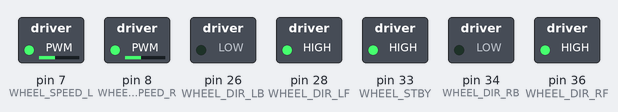
Bench run of a sketch on a simulated Arduino Mega 2560, built with avr-gcc and run on an emulated ATmega2560. On the bench: switched loads named in the sketch (green lamp = pin HIGH). What the sketch prints to the serial monitor is not drawn.

Above: at 0.1 s.
Timing chart, 0 to 1.6 s (numbered marks = the images above):
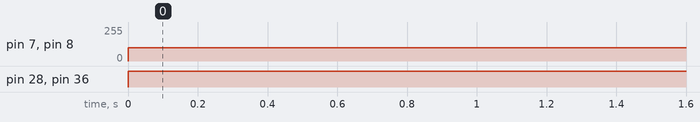

Measured:
- by itself, pin 7 (WHEEL_SPEED_L), pin 8 (WHEEL_SPEED_R): 0/255 → 100/255 at 0.00 s
- by itself, pin 28 (WHEEL_DIR_LF), pin 36 (WHEEL_DIR_RF): LOW → HIGH at 0.00 s

The sketch:

WheelTest.ino
```cpp
// Wheels
const int WHEEL_DIR_LB = 26;
const int WHEEL_DIR_LF = 28;
const int WHEEL_DIR_RB = 34;
const int WHEEL_DIR_RF = 36;

const int WHEEL_SPEED_L = 7;
const int WHEEL_SPEED_R = 8;

const int WHEEL_STBY = 33;


void leftDrive(int speed) {
  // HIGH-LOW combination drives wheel forward.
  digitalWrite(WHEEL_DIR_LF, HIGH);
  digitalWrite(WHEEL_DIR_LB, LOW);
  analogWrite(WHEEL_SPEED_L, speed);
}

void rightDrive(int speed) {
  // HIGH-LOW combination drives wheel forward.
  digitalWrite(WHEEL_DIR_RF, HIGH);
  digitalWrite(WHEEL_DIR_RB, LOW);
  analogWrite(WHEEL_SPEED_R, speed);
}

void setup() {
  // Wheels
  pinMode(WHEEL_SPEED_L, OUTPUT);
  pinMode(WHEEL_DIR_LF, OUTPUT);
  pinMode(WHEEL_DIR_LB, OUTPUT);

  pinMode(WHEEL_SPEED_R, OUTPUT);
  pinMode(WHEEL_DIR_RF, OUTPUT);
  pinMode(WHEEL_DIR_RB, OUTPUT);

  pinMode(WHEEL_STBY, OUTPUT);

  digitalWrite(WHEEL_DIR_LF, LOW);
  digitalWrite(WHEEL_DIR_LB, LOW);

  digitalWrite(WHEEL_DIR_RF, LOW);
  digitalWrite(WHEEL_DIR_RB, LOW);

  digitalWrite(WHEEL_STBY, HIGH);
  Serial.begin(115200);
}

void loop() {
  Serial.println("hello");
  leftDrive(100);
  rightDrive(100);
}
```
